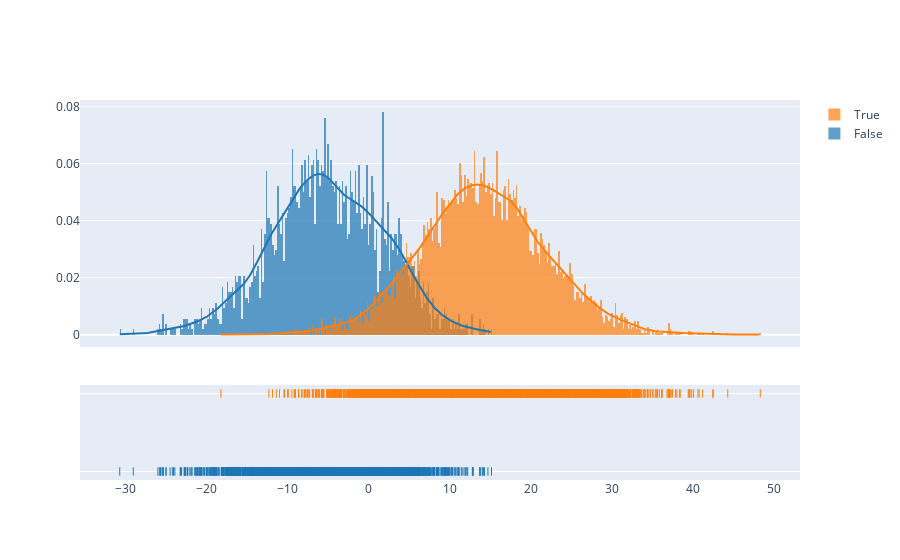

The cell this chart's notebook holds for it:
### Markdown cell above
The naivy approach to discover the Average Treatment Effect (ATE) of an intervention would be to calculate the difference on outcome average under treatment and control (and it's what actually happens when dealing with randomized data). However the data isn't randomized and it's already know both intervention as outcomes owns cofundoers who affects the probability of receiving the treatment as the outcome value itself.

### Code cell
pu.distplot_per_groups(df, 'y', 'v0')

### Figure 1 — Plotly figure (JSON) as saved in the notebook; plotly's stock layout.template omitted (floating-point values rounded to 4 significant figures; data arrays with more than 128 entries replaced by an {"elided": "..."} marker saying what was removed)
{"data": [{"autobinx": false, "histnorm": "probability density", "legendgroup": "False", "marker": {"color": "rgb(31, 119, 180)"}, "name": "False", "opacity": 0.7, "type": "histogram", "x": {"elided": "2692 float values"}, "xaxis": "x", "xbins": {"end": 15.14, "size": 0.2, "start": -30.73}, "yaxis": "y"}, {"autobinx": false, "histnorm": "probability density", "legendgroup": "True", "marker": {"color": "rgb(255, 127, 14)"}, "name": "True", "opacity": 0.7, "type": "histogram", "x": {"elided": "7308 float values"}, "xaxis": "x", "xbins": {"end": 48.32, "size": 0.2, "start": -18.25}, "yaxis": "y"}, {"legendgroup": "False", "marker": {"color": "rgb(31, 119, 180)"}, "mode": "lines", "name": "False", "showlegend": false, "type": "scatter", "x": {"elided": "500 float values"}, "xaxis": "x", "y": {"elided": "500 float values"}, "yaxis": "y"}, {"legendgroup": "True", "marker": {"color": "rgb(255, 127, 14)"}, "mode": "lines", "name": "True", "showlegend": false, "type": "scatter", "x": {"elided": "500 float values"}, "xaxis": "x", "y": {"elided": "500 float values"}, "yaxis": "y"}, {"legendgroup": "False", "marker": {"color": "rgb(31, 119, 180)", "symbol": "line-ns-open"}, "mode": "markers", "name": "False", "showlegend": false, "type": "scatter", "x": {"elided": "2692 float values"}, "xaxis": "x", "y": {"elided": "2692 str values"}, "yaxis": "y2"}, {"legendgroup": "True", "marker": {"color": "rgb(255, 127, 14)", "symbol": "line-ns-open"}, "mode": "markers", "name": "True", "showlegend": false, "type": "scatter", "x": {"elided": "7308 float values"}, "xaxis": "x", "y": {"elided": "7308 str values"}, "yaxis": "y2"}], "layout": {"barmode": "overlay", "hovermode": "closest", "legend": {"traceorder": "reversed"}, "xaxis": {"anchor": "y2", "domain": [0, 1], "zeroline": false}, "yaxis": {"anchor": "free", "domain": [0.35, 1], "position": 0}, "yaxis2": {"anchor": "x", "domain": [0, 0.25], "dtick": 1, "showticklabels": false}}}
